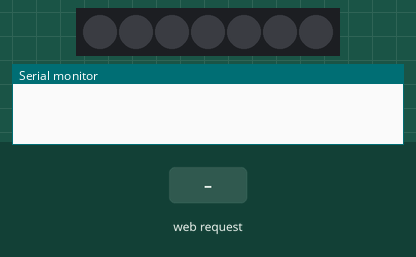
Recording of a sketch running on a simulated ESP8266 (NodeMCU). Parts: 7 RGB LEDs in strip order, left to right, the last lines printed to the serial monitor. Inputs (shaded band) come from the test bench. Dim RGB values are drawn brighter than linear; storage starts empty.

Above: at 1.2 s.
1.3 s: HTTP request GET /canviar received
At 1.6 s:
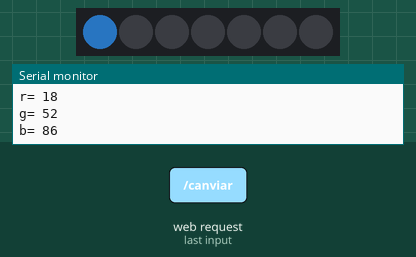
2.8 s: HTTP request GET /canviar?favcolor=1 received
At 3.9 s:
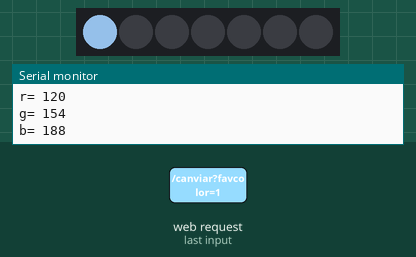
4.3 s: HTTP request GET /canviar?favcolor=0 received
At 5.1 s:
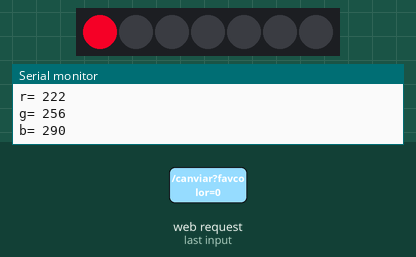
5.8 s: HTTP request GET /canviar?nled=1 received
At 6.2 s:
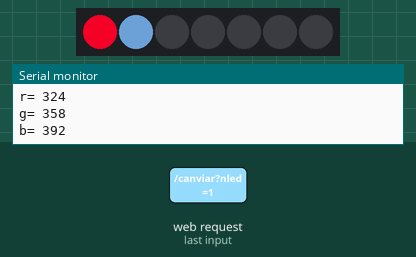
7.3 s: HTTP request GET /canviar?favcolor=120 received
At 8.5 s:
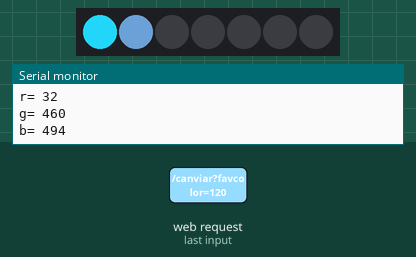
8.8 s: HTTP request GET /canviar?nled=0 received
At 9.7 s:
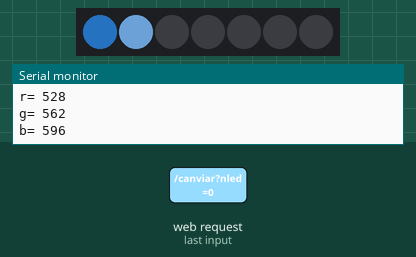
Timing chart, 0 to 11.3 s (numbered marks = the images above; inputs shaded):
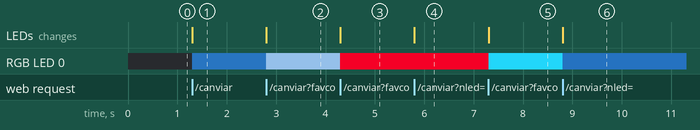

The sketch:

taula1.ino
```cpp
 #include <ESP8266WiFi.h>
#include <WiFiClient.h>
#include <ESP8266WebServer.h>
#include <FS.h>

const char *ssid = "ModoDiablo";
const char *password = "Eskereee";

ESP8266WebServer server ( 80 );

#include <Adafruit_NeoPixel.h>
#define PIN            D8
Adafruit_NeoPixel pixels = Adafruit_NeoPixel(7, PIN, NEO_GRB + NEO_KHZ800);

String mensaje = "";

//-----------CODIGO HTML PAGINA DE CONFIGURACION---------------
String pagina = "<!DOCTYPE html>"
"<html>"
"<head>"
"<title>Canvis de color</title>"
"<meta charset='UTF-8'>"
"</head>"
"<body>"
"<img src='/img/led7.jpg' width='375' height='362' alt='COLOREH'>"
"<form action='canviar' method='get'>"
"<select name='nled'>"
"<option value='0'>Central</option>"
"<option value='1'>N</option>"
"<option value='2'>NE</option>"
"<option value='3'>SE</option>"
"<option value='4'>S</option>"
"<option value='5'>SW</option>"
"<option value='6'>NW</option>"
"</select>"
"<input type='color' name='favcolor' value='#ff0000'>"
"<input type='submit' value='CANVIAR' /></br>"
"</form>"
"</body>"
"</html>";

void paginacanvi() {
  server.send(200, "text/html", pagina);
}

int hex2dec(byte c) {
  if (c >= '0' && c <= '9') {
    return c - '0';
  } else if (c >= 'A' && c <= 'F') {
    return c - 'A' + 10;
  } else if (c >= 'a' && c <= 'f') {
    return c - 'a' + 10;
  }
}

void canviar_colors() {
  int r,g,b;
  String c;
  String led;
  c = server.arg("favcolor");
  led = server.arg("nled");
  Serial.print("c= ");
  Serial.println(c);
  r=hex2dec(c.charAt(1))*16+hex2dec(c.charAt(2));
  g=hex2dec(c.charAt(3))*16+hex2dec(c.charAt(4));
  b=hex2dec(c.charAt(5))*16+hex2dec(c.charAt(6));
  Serial.print("r= ");
  Serial.println(r);
  Serial.print("g= ");
  Serial.println(g);
  Serial.print("b= ");
  Serial.println(b);
  pixels.setPixelColor(led.toInt(), r, g, b);
  pixels.show(); // This sends the updated pixel color to the hardware.
  paginacanvi();
}

void setup() {
  Serial.begin(115200);
  WiFi.mode(WIFI_AP);
  WiFi.softAP ( ssid, password );
  pixels.begin();
  SPIFFS.begin();
  server.on("/", paginacanvi);
  server.on("/canviar", canviar_colors);
  server.serveStatic("/img", SPIFFS, "/img");
  server.begin();

  pixels.setPixelColor(0, pixels.Color(0, 0, 0));
  pixels.setPixelColor(1, pixels.Color(0, 0, 0));
  pixels.setPixelColor(2, pixels.Color(0, 0, 0));
  pixels.setPixelColor(3, pixels.Color(0, 0, 0));
  pixels.setPixelColor(4, pixels.Color(0, 0, 0));
  pixels.setPixelColor(5, pixels.Color(0, 0, 0));
  pixels.setPixelColor(6, pixels.Color(0, 0, 0));
  pixels.show();

}

void loop() {
  server.handleClient();
}
```

Measured:
- after the input at 1.3 s, RGB LED 0: off → RGB(18, 52, 86) at once; the LEDs: change at once (image 1)
- after the input at 2.8 s, RGB LED 0: RGB(18, 52, 86) → RGB(120, 154, 188) at once; the LEDs: change at once (image 2)
- after the input at 4.3 s, RGB LED 0: RGB(120, 154, 188) → RGB(222, 0, 34) at once; the LEDs: change at once (image 3)
- after the input at 5.8 s, the LEDs: change at once (image 4)
- after the input at 7.3 s, RGB LED 0: RGB(222, 0, 34) → RGB(32, 204, 238) at once; the LEDs: change at once (image 5)
- after the input at 8.8 s, RGB LED 0: RGB(32, 204, 238) → RGB(16, 50, 84) at once; the LEDs: change at once (image 6)
